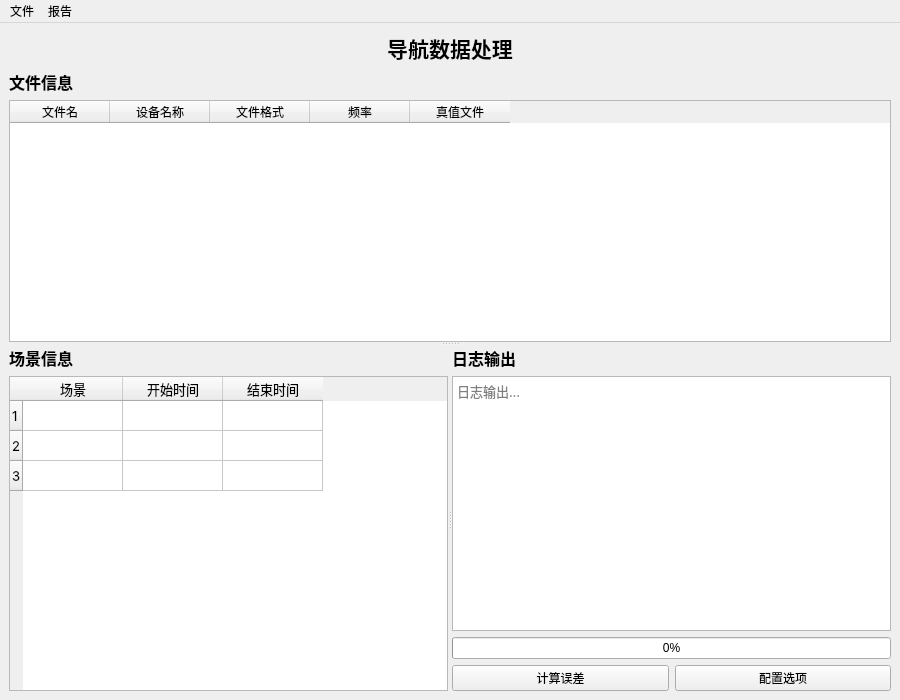
<?xml version="1.0" encoding="UTF-8"?>
<ui version="4.0">
    <class>MainWindow</class>
    <widget class="QMainWindow" name="MainWindow">
        <property name="geometry">
            <rect>
                <x>0</x>
                <y>0</y>
                <width>900</width>
                <height>700</height>
            </rect>
        </property>
        <property name="windowTitle">
            <string>导航数据处理</string>
        </property>
        <widget class="QWidget" name="centralwidget">
            <layout class="QVBoxLayout" name="verticalLayout">
                <item>
                    <widget class="QLabel" name="titleLabel">
                        <property name="font">
                            <font>
                                <family>-apple-system</family>
                                <pointsize>16</pointsize>
                                <bold>true</bold>
                            </font>
                        </property>
                        <property name="text">
                            <string>导航数据处理</string>
                        </property>
                        <property name="alignment">
                            <set>Qt::AlignCenter</set>
                        </property>
                    </widget>
                </item>
                <item>
                    <widget class="QSplitter" name="splitter_vertical">
                        <property name="orientation">
                            <enum>Qt::Vertical</enum>
                        </property>
                        <widget class="QWidget" name="tableWidgetWrapper" native="true">
                            <layout class="QVBoxLayout" name="tableLayout">
                                <item>
                                    <widget class="QLabel" name="fileLabel">
                                        <property name="font">
                                            <font>
                                                <family>-apple-system</family>
                                                <pointsize>12</pointsize>
                                                <bold>true</bold>
                                            </font>
                                        </property>
                                        <property name="text">
                                            <string>文件信息</string>
                                        </property>
                                    </widget>
                                </item>
                                <item>
                                    <widget class="QTableWidget" name="tableWidget">
                                        <property name="contextMenuPolicy">
                                            <enum>Qt::CustomContextMenu</enum>
                                        </property>
                                        <property name="editTriggers">
                                            <set>QAbstractItemView::AllEditTriggers</set>
                                        </property>
                                        <property name="rowCount">
                                            <number>0</number>
                                        </property>
                                        <property name="columnCount">
                                            <number>5</number>
                                        </property>
                                        <column>
                                            <property name="text">
                                                <string>文件名</string>
                                            </property>
                                        </column>
                                        <column>
                                            <property name="text">
                                                <string>设备名称</string>
                                            </property>
                                        </column>
                                        <column>
                                            <property name="text">
                                                <string>文件格式</string>
                                            </property>
                                        </column>
                                        <column>
                                            <property name="text">
                                                <string>频率</string>
                                            </property>
                                        </column>
                                        <column>
                                            <property name="text">
                                                <string>真值文件</string>
                                            </property>
                                        </column>
                                    </widget>
                                </item>
                            </layout>
                        </widget>
                        <widget class="QWidget" name="splitterWrapper" native="true">
                            <layout class="QVBoxLayout" name="splitterLayout">
                                <item>
                                    <widget class="QSplitter" name="splitter">
                                        <property name="orientation">
                                            <enum>Qt::Horizontal</enum>
                                        </property>
                                        <widget class="QWidget" name="leftWidget" native="true">
                                            <layout class="QVBoxLayout" name="leftLayout">
                                                <item>
                                                    <widget class="QLabel" name="sceneLabel">
                                                        <property name="font">
                                                            <font>
                                                                <family>-apple-system</family>
                                                                <pointsize>12</pointsize>
                                                                <bold>true</bold>
                                                            </font>
                                                        </property>
                                                        <property name="text">
                                                            <string>场景信息</string>
                                                        </property>
                                                    </widget>
                                                </item>
                                                <item>
                                                    <widget class="QTableWidget" name="tableWidget_2">
                                                        <property name="font">
                                                            <font>
                                                                <family>-apple-system</family>
                                                                <pointsize>10</pointsize>
                                                            </font>
                                                        </property>
                                                        <property name="contextMenuPolicy">
                                                            <enum>Qt::CustomContextMenu</enum>
                                                        </property>
                                                        <property name="editTriggers">
                                                            <set>QAbstractItemView::AllEditTriggers</set>
                                                        </property>
                                                        <property name="rowCount">
                                                            <number>3</number>
                                                        </property>
                                                        <row/>
                                                        <row/>
                                                        <row/>
                                                        <column>
                                                            <property name="text">
                                                                <string>场景</string>
                                                            </property>
                                                        </column>
                                                        <column>
                                                            <property name="text">
                                                                <string>开始时间</string>
                                                            </property>
                                                        </column>
                                                        <column>
                                                            <property name="text">
                                                                <string>结束时间</string>
                                                            </property>
                                                        </column>
                                                    </widget>
                                                </item>
                                            </layout>
                                        </widget>
                                        <widget class="QWidget" name="rightWidget" native="true">
                                            <layout class="QVBoxLayout" name="rightLayout">
                                                <item>
                                                    <widget class="QLabel" name="sceneLabel_2">
                                                        <property name="font">
                                                            <font>
                                                                <family>-apple-system</family>
                                                                <pointsize>12</pointsize>
                                                                <bold>true</bold>
                                                            </font>
                                                        </property>
                                                        <property name="text">
                                                            <string>日志输出</string>
                                                        </property>
                                                    </widget>
                                                </item>
                                                <item>
                                                    <widget class="QTextEdit" name="logTextEdit">
                                                        <property name="font">
                                                            <font>
                                                                <family>-apple-system</family>
                                                                <pointsize>10</pointsize>
                                                            </font>
                                                        </property>
                                                        <property name="readOnly">
                                                            <bool>true</bool>
                                                        </property>
                                                        <property name="placeholderText">
                                                            <string>日志输出...</string>
                                                        </property>
                                                    </widget>
                                                </item>
                                                <item>
                                                    <widget class="QProgressBar" name="progressBar">
                                                        <property name="value">
                                                            <number>0</number>
                                                        </property>
                                                        <property name="textVisible">
                                                            <bool>true</bool>
                                                        </property>
                                                    </widget>
                                                </item>
                                                <item>
                                                    <layout class="QHBoxLayout" name="buttonLayout">
                                                        <item>
                                                            <widget class="QPushButton" name="pushButton">
                                                                <property name="text">
                                                                    <string>计算误差</string>
                                                                </property>
                                                            </widget>
                                                        </item>
                                                        <item>
                                                            <widget class="QPushButton" name="configButton">
                                                                <property name="text">
                                                                    <string>配置选项</string>
                                                                </property>
                                                            </widget>
                                                        </item>
                                                    </layout>
                                                </item>
                                            </layout>
                                        </widget>
                                    </widget>
                                </item>
                            </layout>
                        </widget>
                    </widget>
                </item>
            </layout>
        </widget>
        <widget class="QMenuBar" name="menubar">
            <property name="geometry">
                <rect>
                    <x>0</x>
                    <y>0</y>
                    <width>900</width>
                    <height>22</height>
                </rect>
            </property>
            <widget class="QMenu" name="menu">
                <property name="title">
                    <string>文件</string>
                </property>
                <addaction name="action_new_project"/>
                <addaction name="action_open_project"/>
                <addaction name="action_save_project"/>
                <addaction name="separator"/>
                <addaction name="action_add_data"/>
            </widget>
            <widget class="QMenu" name="menu_2">
                <property name="title">
                    <string>报告</string>
                </property>
                <addaction name="action_generate_report"/>
            </widget>
            <addaction name="menu"/>
            <addaction name="menu_2"/>
        </widget>
        <action name="action_new_project">
            <property name="text">
                <string>新建工程</string>
            </property>
            <property name="shortcut">
                <string>Ctrl+O</string>
            </property>
        </action>
        <action name="action_generate_report">
            <property name="text">
                <string>生成报告</string>
            </property>
            <property name="shortcut">
                <string>Ctrl+R</string>
            </property>
        </action>
        <action name="action_open_project">
            <property name="text">
                <string>打开工程</string>
            </property>
        </action>
        <action name="action_save_project">
            <property name="text">
                <string>保存</string>
            </property>
        </action>
        <action name="action_add_data">
            <property name="text">
                <string>添加数据</string>
            </property>
        </action>
    </widget>
    <resources/>
    <connections/>
</ui>
